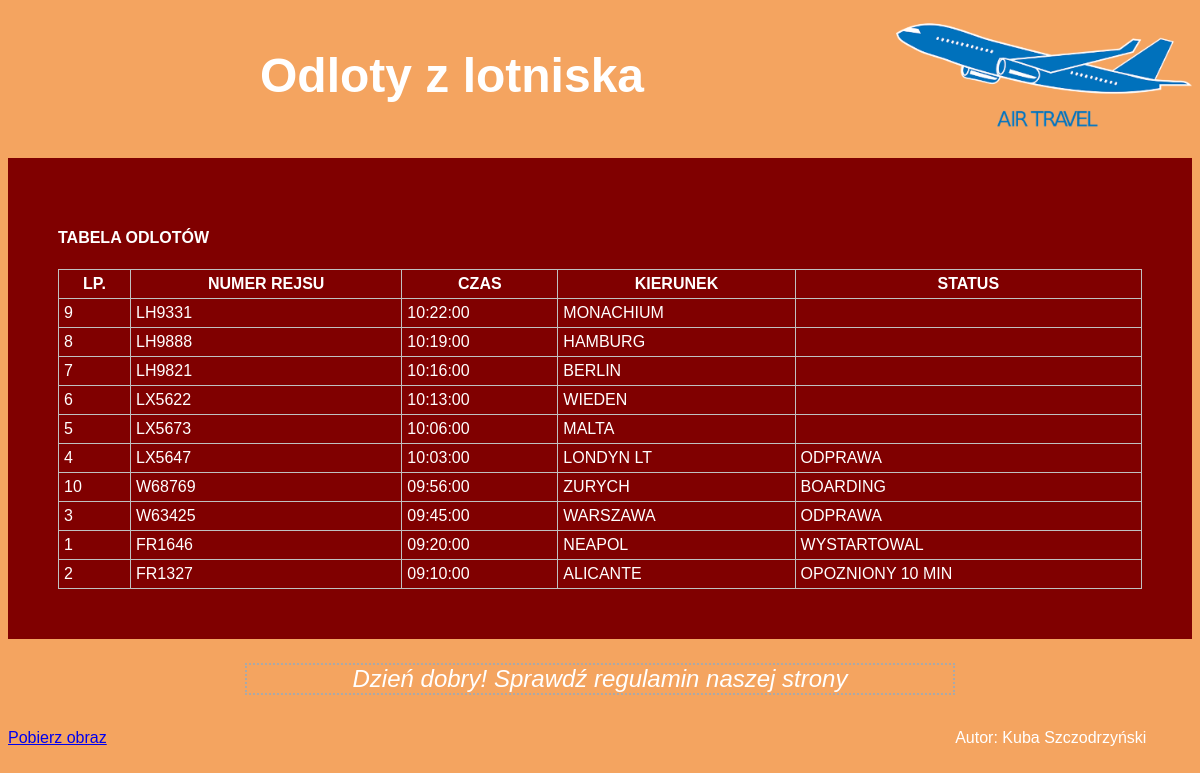
Page /2021-04-23/szczodrzynski/airport.php on the committed database.
### tables this page shows
CREATE TABLE `odloty` (
  `id` int(10) UNSIGNED NOT NULL,
  `samoloty_id` int(10) UNSIGNED NOT NULL,
  `nr_rejsu` varchar(8) DEFAULT NULL,
  `kierunek` varchar(10) DEFAULT NULL,
  `czas` time NOT NULL,
  `dzien` date DEFAULT NULL,
  `status_lotu` text
);

### 2021-04-23/szczodrzynski/airport.php (the view, shortened to what this page needs)
<?php
    $db = mysqli_connect('localhost', 'root', '', 'egzamin');
    $msg = '<b>Miło nam, że nas znowu odwiedziłeś</b>';
    if (!isset($_COOKIE['komunikat'])) {
        $msg = '<i>Dzień dobry! Sprawdź regulamin naszej strony</i>';
    }
?>
<!DOCTYPE html>
<html lang="en">
<head>
    <link rel="stylesheet" href="styl6.css">
</head>
<body>
    <header>
        <div class="first">
            <h2>Odloty z lotniska</h2>
        </div>
        <div class="second"><img src="zad6.png" alt="logotyp"></div>
    </header>
    <section>
        <h4>tabela odlotów</h4>
        <table>
            <tr>
                <th>lp.</th>
                <th>numer rejsu</th>
                <th>czas</th>
                <th>kierunek</th>
                <th>status</th>
            </tr>
            <?php
                $query = mysqli_query($db, "SELECT id, nr_rejsu, czas, kierunek, status_lotu FROM odloty ORDER BY czas DESC;");
                while ($row = mysqli_fetch_array($query)) {
                    echo <<<E
                    <tr>
                        <td>$row[id]</td>
                        <td>$row[nr_rejsu]</td>
                        <td>$row[czas]</td>
                        <td>$row[kierunek]</td>
                        <td>$row[status_lotu]</td>
                    </tr>
                    E;
                }
            ?>
        </table>
    </section>
    <footer>
        <div class="first">
            <a href="kw1.jpg" target="_blank">Pobierz obraz</a>
        </div>
        <div class="second">
            <p><?=$msg ?></p>
        </div>
        <div class="third">
            Autor: Kuba Szczodrzyński
        </div>
    </footer>
</body>
</html>

### 2021-04-23/szczodrzynski/styl6.css (style rules this page uses)
header .first { text-align: center; width: 75%; height: 150px; font-size: 200%; float: left; }
header .second { width: 25%; height: 150px; float: right; }
header .second img { width: 100%; }
section { background-color: rgb(128, 0, 0); padding: 50px; text-transform: uppercase; }
footer .first, footer .third { width: 20%; padding-top: 90px; float: left; }
footer .second { text-align: center; width: 60%; float: left; }
body { font-family: Arial; background-color: rgb(244, 164, 96); color: white; }
p { font-size: 150%; border: 2px dotted rgb(169, 169, 169); }
table { width: 100%; border-collapse: collapse; }
td, th { border: 1px solid rgb(192, 192, 192); padding: 5px; }

### rows in the picture
odloty: id "9", nr_rejsu "LH9331", czas "10:22:00", kierunek "MONACHIUM"
odloty: id "8", nr_rejsu "LH9888", czas "10:19:00", kierunek "HAMBURG"
odloty: id "7", nr_rejsu "LH9821", czas "10:16:00", kierunek "BERLIN"
odloty: id "6", nr_rejsu "LX5622", czas "10:13:00", kierunek "WIEDEN"
odloty: id "5", nr_rejsu "LX5673", czas "10:06:00", kierunek "MALTA"
odloty: id "4", nr_rejsu "LX5647", czas "10:03:00", kierunek "LONDYN LT", status_lotu "ODPRAWA"
odloty: id "10", nr_rejsu "W68769", czas "09:56:00", kierunek "ZURYCH", status_lotu "BOARDING"
odloty: id "3", nr_rejsu "W63425", czas "09:45:00", kierunek "WARSZAWA", status_lotu "ODPRAWA"
odloty: id "1", nr_rejsu "FR1646", czas "09:20:00", kierunek "NEAPOL", status_lotu "WYSTARTOWAL"
odloty: id "2", nr_rejsu "FR1327", czas "09:10:00", kierunek "ALICANTE", status_lotu "OPOZNIONY 10 MIN"
